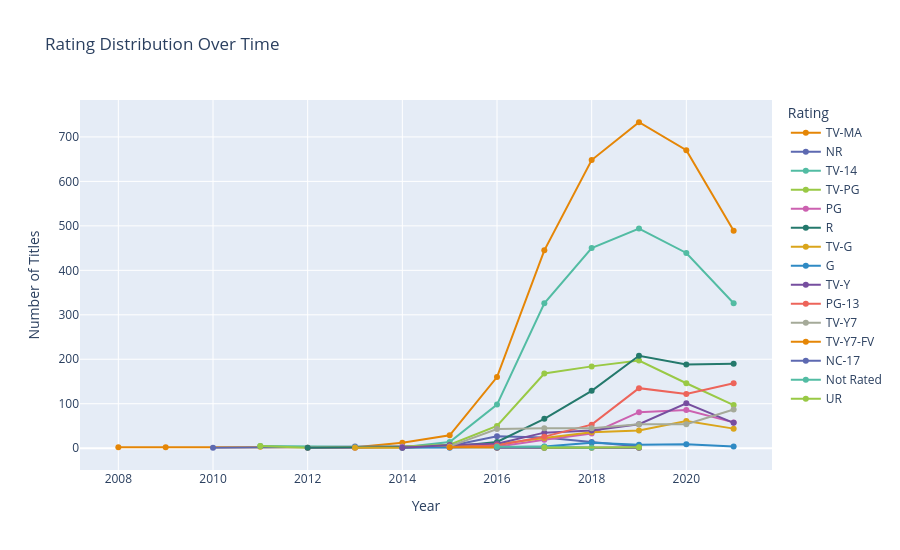

Write notebook code for a chart like this one.
### Code cell
#Rating distribution over time
#Has content gotten more mature (more TV-MA/R) or more family-friendly (more PG/TV-G) as years have gone by? 
rating_trend = df.groupby(['YearAdded', 'rating'])['show_id'].count().reset_index()
rating_trend.columns = ['Year', 'Rating', 'Count']

fig = px.line(rating_trend, x='Year', y='Count', color='Rating', markers=True,
              title='Rating Distribution Over Time', color_discrete_sequence=px.colors.qualitative.Vivid)
fig.update_layout(xaxis_title='Year', yaxis_title='Number of Titles', height=550)
fig.show()

### Figure 1 — Plotly figure (JSON) as saved in the notebook; plotly's stock layout.template omitted (floating-point values rounded to 4 significant figures)
{"data": [{"hovertemplate": "Rating=TV-MA<br>Year=%{x}<br>Count=%{y}<extra></extra>", "legendgroup": "TV-MA", "line": {"color": "rgb(229, 134, 6)", "dash": "solid"}, "marker": {"symbol": "circle"}, "mode": "lines+markers", "name": "TV-MA", "orientation": "v", "showlegend": true, "type": "scatter", "x": [2008, 2009, 2011, 2013, 2014, 2015, 2016, 2017, 2018, 2019, 2020, 2021], "xaxis": "x", "y": [2, 2, 3, 2, 12, 29, 160, 445, 648, 733, 670, 489], "yaxis": "y"}, {"hovertemplate": "Rating=NR<br>Year=%{x}<br>Count=%{y}<extra></extra>", "legendgroup": "NR", "line": {"color": "rgb(93, 105, 177)", "dash": "solid"}, "marker": {"symbol": "circle"}, "mode": "lines+markers", "name": "NR", "orientation": "v", "showlegend": true, "type": "scatter", "x": [2010, 2013, 2015, 2016, 2017, 2018, 2019], "xaxis": "x", "y": [1, 4, 5, 27, 24, 14, 4], "yaxis": "y"}, {"hovertemplate": "Rating=TV-14<br>Year=%{x}<br>Count=%{y}<extra></extra>", "legendgroup": "TV-14", "line": {"color": "rgb(82, 188, 163)", "dash": "solid"}, "marker": {"symbol": "circle"}, "mode": "lines+markers", "name": "TV-14", "orientation": "v", "showlegend": true, "type": "scatter", "x": [2011, 2013, 2014, 2015, 2016, 2017, 2018, 2019, 2020, 2021], "xaxis": "x", "y": [5, 2, 2, 14, 98, 326, 450, 494, 439, 326], "yaxis": "y"}, {"hovertemplate": "Rating=TV-PG<br>Year=%{x}<br>Count=%{y}<extra></extra>", "legendgroup": "TV-PG", "line": {"color": "rgb(153, 201, 69)", "dash": "solid"}, "marker": {"symbol": "circle"}, "mode": "lines+markers", "name": "TV-PG", "orientation": "v", "showlegend": true, "type": "scatter", "x": [2011, 2012, 2014, 2015, 2016, 2017, 2018, 2019, 2020, 2021], "xaxis": "x", "y": [5, 1, 4, 8, 50, 168, 184, 197, 146, 97], "yaxis": "y"}, {"hovertemplate": "Rating=PG<br>Year=%{x}<br>Count=%{y}<extra></extra>", "legendgroup": "PG", "line": {"color": "rgb(204, 97, 176)", "dash": "solid"}, "marker": {"symbol": "circle"}, "mode": "lines+markers", "name": "PG", "orientation": "v", "showlegend": true, "type": "scatter", "x": [2012, 2013, 2014, 2015, 2016, 2017, 2018, 2019, 2020, 2021], "xaxis": "x", "y": [1, 1, 3, 2, 3, 19, 33, 81, 86, 58], "yaxis": "y"}, {"hovertemplate": "Rating=R<br>Year=%{x}<br>Count=%{y}<extra></extra>", "legendgroup": "R", "line": {"color": "rgb(36, 121, 108)", "dash": "solid"}, "marker": {"symbol": "circle"}, "mode": "lines+markers", "name": "R", "orientation": "v", "showlegend": true, "type": "scatter", "x": [2012, 2015, 2016, 2017, 2018, 2019, 2020, 2021], "xaxis": "x", "y": [1, 3, 14, 66, 129, 208, 188, 190], "yaxis": "y"}, {"hovertemplate": "Rating=TV-G<br>Year=%{x}<br>Count=%{y}<extra></extra>", "legendgroup": "TV-G", "line": {"color": "rgb(218, 165, 27)", "dash": "solid"}, "marker": {"symbol": "circle"}, "mode": "lines+markers", "name": "TV-G", "orientation": "v", "showlegend": true, "type": "scatter", "x": [2013, 2014, 2015, 2016, 2017, 2018, 2019, 2020, 2021], "xaxis": "x", "y": [1, 1, 5, 9, 23, 36, 40, 61, 44], "yaxis": "y"}, {"hovertemplate": "Rating=G<br>Year=%{x}<br>Count=%{y}<extra></extra>", "legendgroup": "G", "line": {"color": "rgb(47, 138, 196)", "dash": "solid"}, "marker": {"symbol": "circle"}, "mode": "lines+markers", "name": "G", "orientation": "v", "showlegend": true, "type": "scatter", "x": [2014, 2015, 2016, 2017, 2018, 2019, 2020, 2021], "xaxis": "x", "y": [1, 1, 2, 4, 12, 8, 9, 4], "yaxis": "y"}, {"hovertemplate": "Rating=TV-Y<br>Year=%{x}<br>Count=%{y}<extra></extra>", "legendgroup": "TV-Y", "line": {"color": "rgb(118, 78, 159)", "dash": "solid"}, "marker": {"symbol": "circle"}, "mode": "lines+markers", "name": "TV-Y", "orientation": "v", "showlegend": true, "type": "scatter", "x": [2014, 2015, 2016, 2017, 2018, 2019, 2020, 2021], "xaxis": "x", "y": [1, 7, 10, 35, 40, 54, 101, 57], "yaxis": "y"}, {"hovertemplate": "Rating=PG-13<br>Year=%{x}<br>Count=%{y}<extra></extra>", "legendgroup": "PG-13", "line": {"color": "rgb(237, 100, 90)", "dash": "solid"}, "marker": {"symbol": "circle"}, "mode": "lines+markers", "name": "PG-13", "orientation": "v", "showlegend": true, "type": "scatter", "x": [2015, 2016, 2017, 2018, 2019, 2020, 2021], "xaxis": "x", "y": [2, 6, 26, 53, 135, 122, 146], "yaxis": "y"}, {"hovertemplate": "Rating=TV-Y7<br>Year=%{x}<br>Count=%{y}<extra></extra>", "legendgroup": "TV-Y7", "line": {"color": "rgb(165, 170, 153)", "dash": "solid"}, "marker": {"symbol": "circle"}, "mode": "lines+markers", "name": "TV-Y7", "orientation": "v", "showlegend": true, "type": "scatter", "x": [2015, 2016, 2017, 2018, 2019, 2020, 2021], "xaxis": "x", "y": [4, 43, 45, 45, 54, 54, 87], "yaxis": "y"}, {"hovertemplate": "Rating=TV-Y7-FV<br>Year=%{x}<br>Count=%{y}<extra></extra>", "legendgroup": "TV-Y7-FV", "line": {"color": "rgb(229, 134, 6)", "dash": "solid"}, "marker": {"symbol": "circle"}, "mode": "lines+markers", "name": "TV-Y7-FV", "orientation": "v", "showlegend": true, "type": "scatter", "x": [2015, 2016, 2017, 2018, 2019], "xaxis": "x", "y": [2, 1, 1, 1, 1], "yaxis": "y"}, {"hovertemplate": "Rating=NC-17<br>Year=%{x}<br>Count=%{y}<extra></extra>", "legendgroup": "NC-17", "line": {"color": "rgb(93, 105, 177)", "dash": "solid"}, "marker": {"symbol": "circle"}, "mode": "lines+markers", "name": "NC-17", "orientation": "v", "showlegend": true, "type": "scatter", "x": [2016, 2017, 2019], "xaxis": "x", "y": [1, 1, 1], "yaxis": "y"}, {"hovertemplate": "Rating=Not Rated<br>Year=%{x}<br>Count=%{y}<extra></extra>", "legendgroup": "Not Rated", "line": {"color": "rgb(82, 188, 163)", "dash": "solid"}, "marker": {"symbol": "circle"}, "mode": "lines+markers", "name": "Not Rated", "orientation": "v", "showlegend": true, "type": "scatter", "x": [2016, 2017, 2018], "xaxis": "x", "y": [3, 3, 1], "yaxis": "y"}, {"hovertemplate": "Rating=UR<br>Year=%{x}<br>Count=%{y}<extra></extra>", "legendgroup": "UR", "line": {"color": "rgb(153, 201, 69)", "dash": "solid"}, "marker": {"symbol": "circle"}, "mode": "lines+markers", "name": "UR", "orientation": "v", "showlegend": true, "type": "scatter", "x": [2017, 2019], "xaxis": "x", "y": [1, 2], "yaxis": "y"}], "layout": {"height": 550, "legend": {"title": {"text": "Rating"}, "tracegroupgap": 0}, "title": {"text": "Rating Distribution Over Time"}, "xaxis": {"anchor": "y", "domain": [0, 1], "title": {"text": "Year"}}, "yaxis": {"anchor": "x", "domain": [0, 1], "title": {"text": "Number of Titles"}}}}
